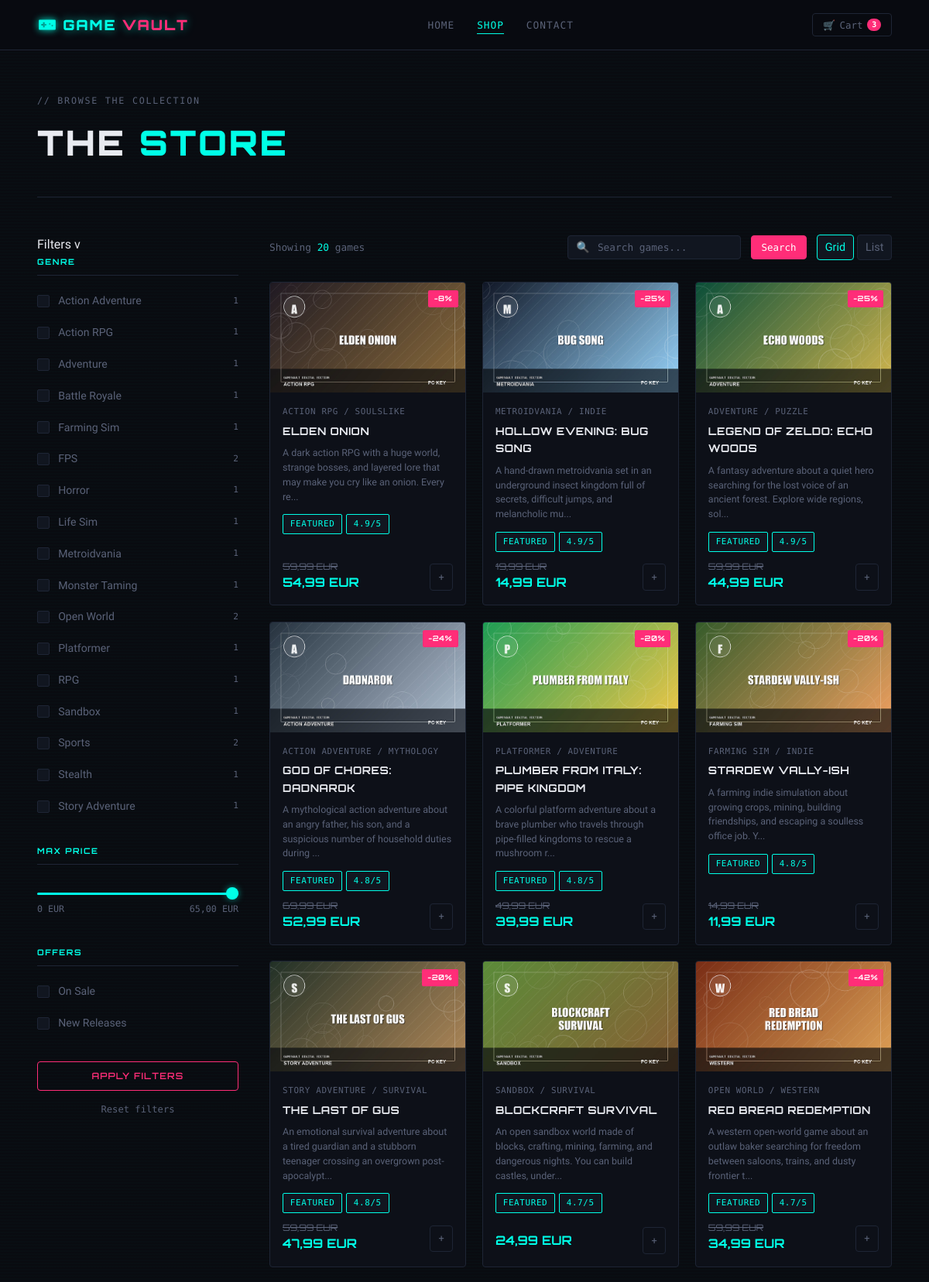
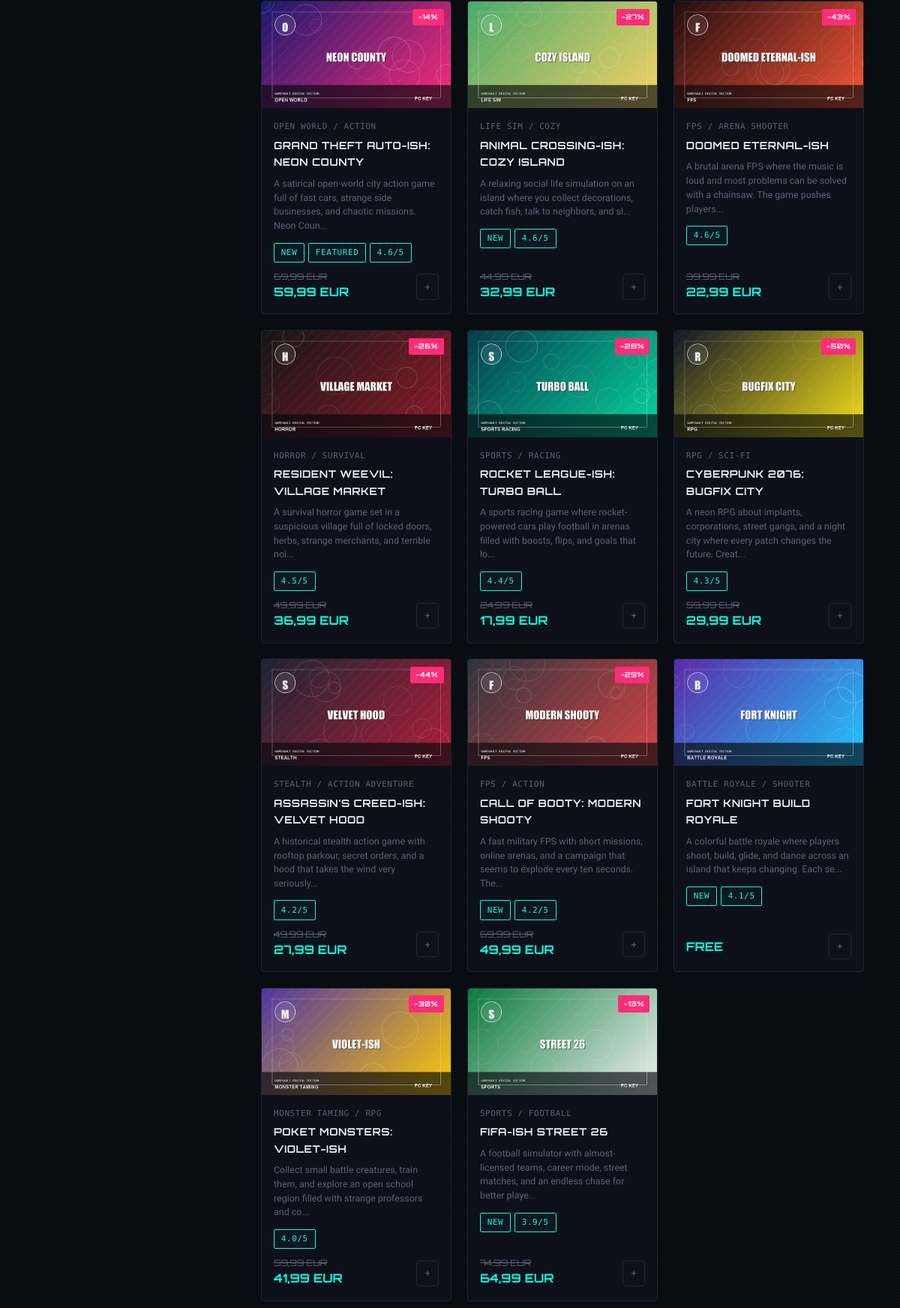
Page /public/shop.php (upper part) on the committed database (2 pictures, top to bottom).
### tables this page shows
CREATE TABLE IF NOT EXISTS games (
    id INT UNSIGNED AUTO_INCREMENT PRIMARY KEY,
    title VARCHAR(150) NOT NULL,
    slug VARCHAR(170) NOT NULL UNIQUE,
    description TEXT NOT NULL,
    price DECIMAL(10, 2) NOT NULL DEFAULT 0.00,
    original_price DECIMAL(10, 2) DEFAULT NULL,
    discount_percent TINYINT UNSIGNED NOT NULL DEFAULT 0,
    image_title VARCHAR(180) NOT NULL,
    image_url VARCHAR(255) NOT NULL,
    genre VARCHAR(80) NOT NULL,
    secondary_genre VARCHAR(80) DEFAULT NULL,
    rating DECIMAL(2, 1) NOT NULL DEFAULT 0.0,
    age_rating VARCHAR(20) NOT NULL DEFAULT 'PEGI 12',
    platform VARCHAR(120) NOT NULL DEFAULT 'PC',
    developer VARCHAR(120) NOT NULL,
    publisher VARCHAR(120) NOT NULL,
    release_date DATE NOT NULL,
    stock INT UNSIGNED NOT NULL DEFAULT 0,
    is_featured TINYINT(1) NOT NULL DEFAULT 0,
    is_new_release TINYINT(1) NOT NULL DEFAULT 0,
    created_at TIMESTAMP DEFAULT CURRENT_TIMESTAMP,
    updated_at TIMESTAMP DEFAULT CURRENT_TIMESTAMP ON UPDATE CURRENT_TIMESTAMP
);

### app/Repositories/GameRepository.php (called while the page is built, shortened)
<?php
require_once __DIR__ . '/../Core/database.php';
class GameRepository
{
    private PDO $pdo;
    public function __construct()
    {
        $db = new Database();
        $this->pdo = $db->getConnection();
    }
    public function getGenres(): array
    {
        $stmt = $this->pdo->query(
            'SELECT genre, COUNT(*) AS game_count
             FROM games
             GROUP BY genre
             ORDER BY genre'
        );
        return $stmt->fetchAll();
    }
    public function getGames(array $filters = []): array
    {
        $params = [];
        $where = $this->buildWhere($filters, $params);
        $sql = "SELECT *
                FROM games
                $where
                ORDER BY is_featured DESC, rating DESC, title ASC";
        $stmt = $this->pdo->prepare($sql);
        $stmt->execute($params);
        return $stmt->fetchAll();
    }
    private function buildWhere(array $filters, array &$params): string
    {
        $where = [];
        if (isset($filters['max_price']) && $filters['max_price'] !== '') {
            $where[] = 'price <= :max_price';
            $params[':max_price'] = (float) $filters['max_price'];
        }
        return $where ? 'WHERE ' . implode(' AND ', $where) : '';
    }
}

### config/config.php (called while the page is built)
<?php
return [
    'db' => [
        'host' => 'localhost',
        'name' => 'gamevault',
        'user' => 'root',
        'pass' => '',
        'charset' => 'utf8mb4',
    ],
];

### App/Core/database.php (called while the page is built, shortened)
<?php
class Database
{
    public function __construct(array $dbConfig = [])
    {
        if (empty($dbConfig)) {
            $config = require __DIR__ . '/../../config/config.php';
            $dbConfig = $config['db'] ?? [];
        }
        $host = $dbConfig['host'] ?? 'localhost';
        $db = $dbConfig['name'] ?? 'gamevault';
        $user = $dbConfig['user'] ?? 'root';
        $pass = $dbConfig['pass'] ?? '';
        $charset = $dbConfig['charset'] ?? 'utf8mb4';
        $dsn = "mysql:host=$host;dbname=$db;charset=$charset";
        $options = [
            PDO::ATTR_ERRMODE => PDO::ERRMODE_EXCEPTION,
            PDO::ATTR_DEFAULT_FETCH_MODE => PDO::FETCH_ASSOC,
        ];
        try {
            $this->pdo = new PDO($dsn, $user, $pass, $options);
        } catch (PDOException $e) {
            die('Database connection failed: ' . $e->getMessage());
        }
    }
}

### app/Core/ShopPage.php (called while the page is built, shortened)
<?php
class ShopPage
{
    private array $genres;
    private array $gameList;
    private float $highestPrice;
    public function __construct()
    {
        $this->games = new GameRepository();
        $this->highestPrice = max(1, ceil($this->games->getMaxPrice()));
        $this->filters = $this->readFilters();
        $this->genres = $this->games->getGenres();
        $this->gameList = $this->games->getGames($this->filters);
    }
    public function getGenres(): array
    {
        return $this->genres;
    }
    public function getGames(): array
    {
        return $this->gameList;
    }
    private function readFilters(): array
    {
        $genres = filter_input(INPUT_GET, 'genre', FILTER_DEFAULT, FILTER_REQUIRE_ARRAY) ?? [];
        $genres = array_values(array_filter(array_map('trim', $genres)));
        $maxPrice = filter_input(INPUT_GET, 'max_price', FILTER_VALIDATE_FLOAT);
        return [
            'search' => trim((string) filter_input(INPUT_GET, 'search')),
            'genres' => $genres,
            'max_price' => $maxPrice !== false && $maxPrice !== null ? $maxPrice : $this->highestPrice,
            'only_sale' => filter_input(INPUT_GET, 'sale', FILTER_VALIDATE_INT) === 1,
            'only_new' => filter_input(INPUT_GET, 'new', FILTER_VALIDATE_INT) === 1,
        ];
    }
}

### app/Core/helpers.php (the view, shortened to what this page needs)
<?php
class Helpers
{
    private static function loadData(): array
    {
        $jsonStr = @file_get_contents(self::DATA_FILE);
        $data = json_decode($jsonStr, true);
        return is_array($data) ? $data : [];
    }
    private static function resolvePageName(): string
    {
        $page = basename($_SERVER['REQUEST_URI']);
        return explode('.', $page)[0];
    }
    public static function getCSS(): void
    {
        $data = self::loadData();
        $page = self::resolvePageName();
        if (isset($data['sites'][$page]) && is_array($data['sites'][$page])) {
            foreach ($data['sites'][$page] as $file) {
                echo "<link rel='stylesheet' href='${file}'>";
            }
        }
    }
    public static function printMenu(array $menu, string $currentPage): void
    {
        foreach ($menu as $key => $item) {
            $active = ($currentPage === $key) ? "class='active'" : '';
            echo "<li><a href='{$item['path']}' {$active}>{$item['name']}</a></li>";
        }
    }
    public static function printGenreFilters(array $genres, array $selectedGenres): void
    {
        foreach ($genres as $genre) {
            $genreName = $genre['genre'];
            $genreId = 'genre-' . self::slug($genreName);
            $isChecked = in_array($genreName, $selectedGenres, true) ? 'checked' : '';
            $gameCount = (int) $genre['game_count'];
            echo "
                <div class='filter-item'>
                    <input
                        type='checkbox'
                        id='" . self::e($genreId) . "'
                        name='genre[]'
                        value='" . self::e($genreName) . "'
                        {$isChecked}
                    >
                    <label for='" . self::e($genreId) . "'>
                        " . self::e($genreName) . "
                        <span class='filter-count'>{$gameCount}</span>
                    </label>
                </div>
            ";
        }
    }
    public static function printGameCards(array $games): void
    {
        foreach ($games as $game) {
            self::printGameCard($game);
        }
    }
    private static function printGameCard(array $game): void
    {
        $price = (float) $game['price'];
        $originalPrice = $game['original_price'] !== null ? (float) $game['original_price'] : null;
        $discount = (int) $game['discount_percent'];
        $isFree = $price <= 0;
        ?>
        <a class="shop-card" href="game.php?slug=<?= self::e($game['slug']) ?>">
            <div class="shop-card__thumb">
                <img
                    class="shop-card__image"
                    src="<?= self::e($game['image_url']) ?>"
                    alt="<?= self::e($game['image_title']) ?>"
                    loading="lazy"
                >
                <?php if ($discount > 0): ?>
                    <span class="shop-card__discount">-<?= $discount ?>%</span>
                <?php endif; ?>
            </div>
            <div class="shop-card__body">
                <p class="shop-card__genre">
                    <?= self::e($game['genre']) ?>
                    <?php if (!empty($game['secondary_genre'])): ?>
                        / <?= self::e($game['secondary_genre']) ?>
                    <?php endif; ?>
                </p>
                <h3 class="shop-card__title"><?= self::e($game['title']) ?></h3>
                <p class="shop-card__description"><?= self::e(self::shortText($game['description'])) ?></p>
                <div class="shop-card__tags">
                    <?php if ((int) $game['is_new_release'] === 1): ?>
                        <span class="badge badge-cyan">NEW</span>
                    <?php endif; ?>
                    <?php if ((int) $game['is_featured'] === 1): ?>
                        <span class="badge badge-cyan">FEATURED</span>
                    <?php endif; ?>
                    <span class="badge badge-cyan"><?= number_format((float) $game['rating'], 1) ?>/5</span>
                </div>
                <div class="shop-card__footer">
                    <div class="shop-card__price">
                        <?php if ($originalPrice !== null && $originalPrice > $price): ?>
                            <span class="original"><?= self::formatPrice($originalPrice) ?></span>
                        <?php endif; ?>
                        <?= $isFree ? 'FREE' : self::formatPrice($price) ?>
                    </div>
                    <span class="shop-card__add" aria-label="Open <?= self::e($game['title']) ?>">+</span>
                </div>
            </div>
        </a>
        <?php
    }
    public static function e(string $value): string
    {
        return htmlspecialchars($value, ENT_QUOTES, 'UTF-8');
    }
    public static function slug(string $text): string
    {
        $text = strtolower(trim($text));
        $text = preg_replace('/[^a-z0-9]+/', '-', $text);
        return trim((string) $text, '-');
    }
    public static function formatPrice(float $price): string
    {
        return number_format($price, 2, ',', ' ') . ' EUR';
    }
    public static function shortText(string $text, int $length = 115): string
    {
        return strlen($text) > $length ? substr($text, 0, $length) . '...' : $text;
    }
}

### public/assets/css/global.css (style rules this page uses)
:root { --bg: #090b10; --bg-card: #0d1018; --bg-mid: #111620; --border: #1e2535; --cyan: #00ffe7; --cyan-dim: #00bfad; --magenta: #ff2d78; --magenta-dim: #c41f58; --yellow: #ffe600; --white: #e8eaf0; --muted: #5a6278; --font-display: "Orbitron", sans-serif; --font-mono: "Share Tech Mono", monospace; --font-body: "Exo 2", sans-serif; --radius: 4px; --shadow-cyan: 0 0 18px rgba(0, 255, 231, 0.35); --shadow-magenta: 0 0 18px rgba(255, 45, 120, 0.35); --transition: 0.22s ease; }
*, *::before, *::after { box-sizing: border-box; margin: 0; padding: 0; }
html { scroll-behavior: smooth; }
body { background: var(--bg); color: var(--white); font-family: var(--font-body); font-weight: 400; line-height: 1.65; min-height: 100vh; overflow-x: hidden; background-image: repeating-linear-gradient( 0deg, transparent, transparent 2px, rgba(0, 255, 231, 0.012) 2px, rgba(0, 255, 231, 0.012) 4px ); }
a { color: inherit; text-decoration: none; }
img { display: block; max-width: 100%; }
button, input, select, textarea { font-family: inherit; }
.badge { display: inline-block; padding: 0.2rem 0.55rem; font-family: var(--font-mono); font-size: 0.68rem; letter-spacing: 0.06em; border-radius: 2px; background: var(--bg-mid); border: 1px solid var(--border); color: var(--muted); }
.badge-cyan { border-color: var(--cyan); color: var(--cyan); }
.navbar__links a { font-family: var(--font-mono); font-size: 0.8rem; letter-spacing: 0.08em; text-transform: uppercase; color: var(--muted); transition: color var(--transition); position: relative; padding-bottom: 2px; }
.navbar__links a::after { content: ""; position: absolute; bottom: -2px; left: 0; width: 0; height: 1px; background: var(--cyan); transition: width var(--transition); }
.navbar__links a:hover, .navbar__links a.active { color: var(--cyan); }
.navbar__links a:hover::after, .navbar__links a.active::after { width: 100%; }

### rows in the picture
games: image_url (picture), discount_percent "8", genre "ACTION RPG", secondary_genre "SOULSLIKE", title "ELDEN ONION", description "A dark action RPG with a huge world, strange bosses, and layered lore that may make you cry like an onion. Every re...", is_featured "FEATURED", rating "4.9", original_price "59,99 EUR", price "54,99 EUR"
games: image_url (picture), discount_percent "25", genre "METROIDVANIA", secondary_genre "INDIE", title "HOLLOW EVENING: BUG SONG", description "A hand-drawn metroidvania set in an underground insect kingdom full of secrets, difficult jumps, and melancholic mu...", is_featured "FEATURED", rating "4.9", original_price "19,99 EUR", price "14,99 EUR"
games: image_url (picture), discount_percent "25", genre "ADVENTURE", secondary_genre "PUZZLE", title "LEGEND OF ZELDO: ECHO WOODS", description "A fantasy adventure about a quiet hero searching for the lost voice of an ancient forest. Explore wide regions, sol...", is_featured "FEATURED", rating "4.9", original_price "59,99 EUR", price "44,99 EUR"
games: image_url (picture), discount_percent "24", genre "ACTION ADVENTURE", secondary_genre "MYTHOLOGY", title "GOD OF CHORES: DADNAROK", description "A mythological action adventure about an angry father, his son, and a suspicious number of household duties during ...", is_featured "FEATURED", rating "4.8", original_price "69,99 EUR", price "52,99 EUR"
games: image_url (picture), discount_percent "20", genre "PLATFORMER", secondary_genre "ADVENTURE", title "PLUMBER FROM ITALY: PIPE KINGDOM", description "A colorful platform adventure about a brave plumber who travels through pipe-filled kingdoms to rescue a mushroom r...", is_featured "FEATURED", rating "4.8", original_price "49,99 EUR", price "39,99 EUR"
games: image_url (picture), discount_percent "20", genre "FARMING SIM", secondary_genre "INDIE", title "STARDEW VALLY-ISH", description "A farming indie simulation about growing crops, mining, building friendships, and escaping a soulless office job. Y...", is_featured "FEATURED", rating "4.8", original_price "14,99 EUR", price "11,99 EUR"
games: image_url (picture), discount_percent "20", genre "STORY ADVENTURE", secondary_genre "SURVIVAL", title "THE LAST OF GUS", description "An emotional survival adventure about a tired guardian and a stubborn teenager crossing an overgrown post-apocalypt...", is_featured "FEATURED", rating "4.8", original_price "59,99 EUR", price "47,99 EUR"
games: image_url (picture), genre "SANDBOX", secondary_genre "SURVIVAL", title "BLOCKCRAFT SURVIVAL", description "An open sandbox world made of blocks, crafting, mining, farming, and dangerous nights. You can build castles, under...", is_featured "FEATURED", rating "4.7", price "24,99 EUR"
games: image_url (picture), discount_percent "42", genre "OPEN WORLD", secondary_genre "WESTERN", title "RED BREAD REDEMPTION", description "A western open-world game about an outlaw baker searching for freedom between saloons, trains, and dusty frontier t...", is_featured "FEATURED", rating "4.7", original_price "59,99 EUR", price "34,99 EUR"
games: image_url (picture), discount_percent "14", genre "OPEN WORLD", secondary_genre "ACTION", title "GRAND THEFT AUTO-ISH: NEON COUNTY", description "A satirical open-world city action game full of fast cars, strange side businesses, and chaotic missions. Neon Coun...", is_new_release "NEW", is_featured "FEATURED", rating "4.6", original_price "69,99 EUR", price "59,99 EUR"
games: image_url (picture), discount_percent "27", genre "LIFE SIM", secondary_genre "COZY", title "ANIMAL CROSSING-ISH: COZY ISLAND", description "A relaxing social life simulation on an island where you collect decorations, catch fish, talk to neighbors, and sl...", is_new_release "NEW", rating "4.6", original_price "44,99 EUR", price "32,99 EUR"
games: image_url (picture), discount_percent "43", genre "FPS", secondary_genre "ARENA SHOOTER", title "DOOMED ETERNAL-ISH", description "A brutal arena FPS where the music is loud and most problems can be solved with a chainsaw. The game pushes players...", rating "4.6", original_price "39,99 EUR", price "22,99 EUR"
games: image_url (picture), discount_percent "26", genre "HORROR", secondary_genre "SURVIVAL", title "RESIDENT WEEVIL: VILLAGE MARKET", description "A survival horror game set in a suspicious village full of locked doors, herbs, strange merchants, and terrible noi...", rating "4.5", original_price "49,99 EUR", price "36,99 EUR"
games: image_url (picture), discount_percent "28", genre "SPORTS", secondary_genre "RACING", title "ROCKET LEAGUE-ISH: TURBO BALL", description "A sports racing game where rocket-powered cars play football in arenas filled with boosts, flips, and goals that lo...", rating "4.4", original_price "24,99 EUR", price "17,99 EUR"
games: image_url (picture), discount_percent "50", genre "RPG", secondary_genre "SCI-FI", title "CYBERPUNK 2076: BUGFIX CITY", description "A neon RPG about implants, corporations, street gangs, and a night city where every patch changes the future. Creat...", rating "4.3", original_price "59,99 EUR", price "29,99 EUR"
games: image_url (picture), discount_percent "44", genre "STEALTH", secondary_genre "ACTION ADVENTURE", title "ASSASSIN'S CREED-ISH: VELVET HOOD", description "A historical stealth action game with rooftop parkour, secret orders, and a hood that takes the wind very seriously...", rating "4.2", original_price "49,99 EUR", price "27,99 EUR"
games: image_url (picture), discount_percent "29", genre "FPS", secondary_genre "ACTION", title "CALL OF BOOTY: MODERN SHOOTY", description "A fast military FPS with short missions, online arenas, and a campaign that seems to explode every ten seconds. The...", is_new_release "NEW", rating "4.2", original_price "69,99 EUR", price "49,99 EUR"
games: image_url (picture), genre "BATTLE ROYALE", secondary_genre "SHOOTER", title "FORT KNIGHT BUILD ROYALE", description "A colorful battle royale where players shoot, build, glide, and dance across an island that keeps changing. Each se...", is_new_release "NEW", rating "4.1", price "FREE"
games: image_url (picture), discount_percent "30", genre "MONSTER TAMING", secondary_genre "RPG", title "POKET MONSTERS: VIOLET-ISH", description "Collect small battle creatures, train them, and explore an open school region filled with strange professors and co...", rating "4.0", original_price "59,99 EUR", price "41,99 EUR"
games: image_url (picture), discount_percent "13", genre "SPORTS", secondary_genre "FOOTBALL", title "FIFA-ISH STREET 26", description "A football simulator with almost-licensed teams, career mode, street matches, and an endless chase for better playe...", is_new_release "NEW", rating "3.9", original_price "74,99 EUR", price "64,99 EUR"

### other values in the picture
$item['name'] "HOME"
$item['name'] "SHOP"
$item['name'] "CONTACT"
self::e($genreName) "Action Adventure"
$gameCount "1"
self::e($genreName) "Action RPG"
self::e($genreName) "Adventure"
self::e($genreName) "Battle Royale"
self::e($genreName) "Farming Sim"
self::e($genreName) "FPS"
$gameCount "2"
self::e($genreName) "Horror"
self::e($genreName) "Life Sim"
self::e($genreName) "Metroidvania"
self::e($genreName) "Monster Taming"
